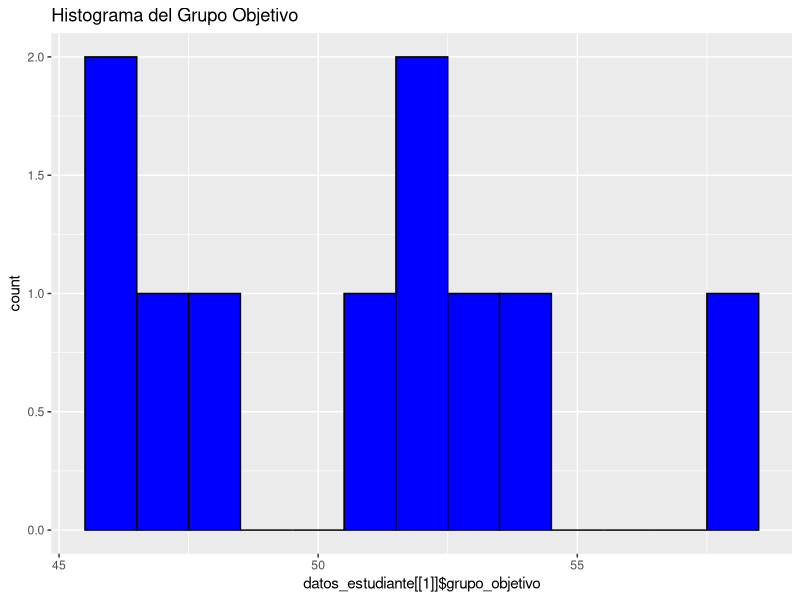
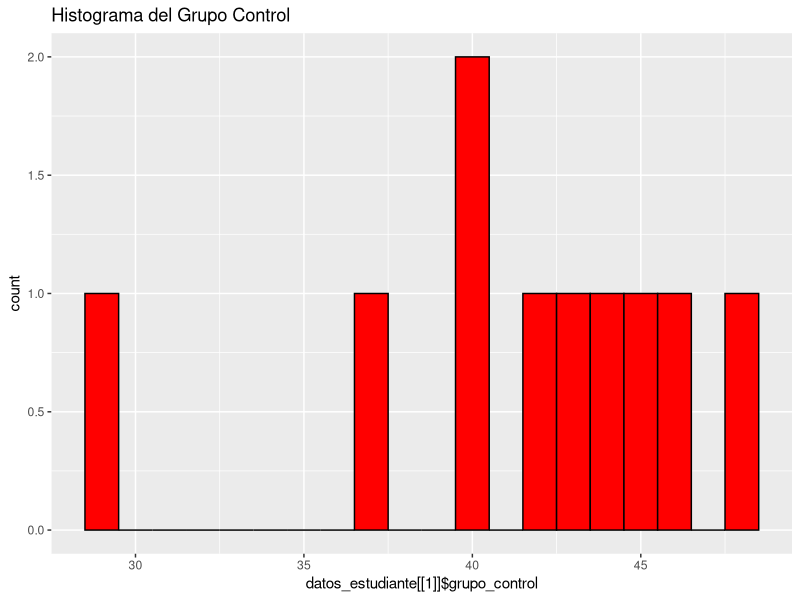

The R script that drew these images, in order:
## ---- chunk 1
# Establecer una semilla basada en el ID del estudiante para garantizar la unicidad
generar_datos <- function(id_estudiante) {
  set.seed(id_estudiante)

  # Grupo objetivo: distribución normal con una media más alta
  grupo_objetivo <- round(rnorm(10, mean = 50, sd = 5), 2)

  # Grupo control: distribución normal con una media más baja
  grupo_control <- round(rnorm(10, mean = 40, sd = 5), 2)

  return(data.frame(grupo_objetivo = grupo_objetivo, grupo_control = grupo_control))
}

# Ejemplo para un estudiante con ID específico (ejemplo: 1)
id_estudiante <- 1:30
datos_estudiante <- sapply(id_estudiante, function(x) generar_datos(x), simplify = F)
datos_estudiante
## ---- chunk 2
# Calculo de medias
media_grupo_objetivo <- mean(datos_estudiante[[1]]$grupo_objetivo)
media_grupo_objetivo
media_grupo_control <- mean(datos_estudiante[[1]]$grupo_control)
media_grupo_objetivo

# Calculo de la diferencia entre las medias
diferencia_medias <- media_grupo_objetivo - media_grupo_control
diferencia_medias
## ---- chunk 3
library(ggplot2)

# Crear histograma para el grupo objetivo
ggplot(data.frame(datos_estudiante[[1]]$grupo_objetivo), aes(x = datos_estudiante[[1]]$grupo_objetivo)) +
  geom_histogram(binwidth = 1, fill = "blue", color = "black") +
  ggtitle("Histograma del Grupo Objetivo")

# Crear histograma para el grupo control
ggplot(data.frame(datos_estudiante[[1]]$grupo_control), aes(x = datos_estudiante[[1]]$grupo_control)) +
  geom_histogram(binwidth = 1, fill = "red", color = "black") +
  ggtitle("Histograma del Grupo Control")
